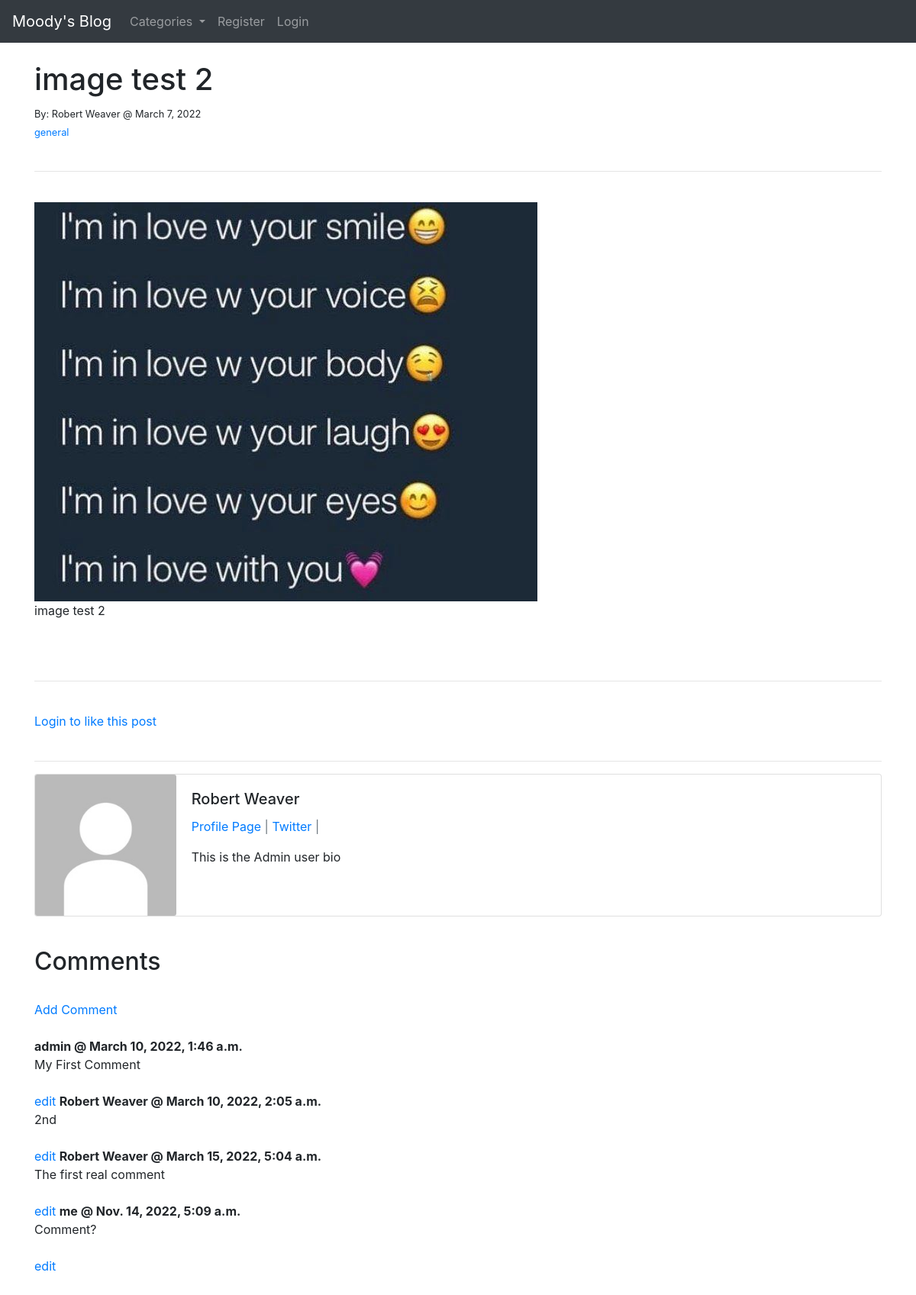
The page /post/admin/14/ on the database its author committed.
### theblog/models.py (models this page shows, shortened)
class Post(models.Model):
    title = models.CharField(max_length=255, blank=True)
    header_image = models.ImageField(null=True, blank=True, upload_to='images/')
    title_tag = models.CharField(max_length=255)
    author = models.ForeignKey(User, on_delete=models.CASCADE)
    body = RichTextField(blank=True, null=True)
    post_date = models.DateField(auto_now_add=True)
    category = models.CharField(max_length=255, default='general')
    snippet = models.CharField(max_length=255)
    likes = models.ManyToManyField(User, related_name='blog_posts')
    def total_likes(self):
        return self.likes.count()

class Profile(models.Model):
    user = models.OneToOneField(User, null=True, on_delete=models.CASCADE)
    bio = models.TextField()
    profile_pic = models.ImageField(null=True, blank=True, upload_to='images/profile_pics/')
    website_url = models.CharField(max_length=255, null=True, blank=True)
    facebook_url = models.CharField(max_length=255, null=True, blank=True)
    twitter_url = models.CharField(max_length=255, null=True, blank=True)
    instagram_url = models.CharField(max_length=255, null=True, blank=True)

class Comment(models.Model):
    post = models.ForeignKey(Post, related_name="comments", on_delete=models.CASCADE)
    name = models.CharField(max_length=255)
    body = models.TextField()
    date_added = models.DateTimeField(auto_now_add=True)

### theblog/views.py (the view)
# urls.py: path('post/<str:author>/<int:pk>/', ArticleDetailView.as_view(), name="article-detail"),
class ArticleDetailView(DetailView):
    model = Post
    template_name = 'article_details.html'
    def get_context_data(self, *args, **kwargs):
        cat_menu = Category.objects.all()
        stuff = get_object_or_404(Post, id=self.kwargs['pk'])
        total_likes = stuff.total_likes()
        liked = False
        if stuff.likes.filter(id=self.request.user.id).exists():
            liked = True
        context = super(ArticleDetailView, self).get_context_data(*args, **kwargs)
        context["cat_menu"] = cat_menu
        context['total_likes'] = total_likes
        context['liked'] = liked
        return context
    def get_queryset(self, *args, **kwargs):
        return super().get_queryset(*args, **kwargs).filter(
            author__username=self.kwargs["author"]
        )

### theblog/models.py (called while the page is built)
    def __str__(self):
        return self.name

### theblog/templates/article_details.html (shortened to what this page needs)
{% extends 'base.html' %}
{% load static %}
{% block content %}
    <h1>{{ post.title }}</h1>
    <small>By:
        {{ post.author.first_name }}
        {{ post.author.last_name }} @ {{ post.post_date }} <br/>
        <a href="{% url 'category' post.category|slugify %}">{{ post.category }}</a><br/>
    </small><br/>
    <hr>
    <br />
    {% if post.header_image %}
        <img src="{{ post.header_image.url }}" />
    {% endif %}
    {{ post.body|safe }}
    <br/><br/>
    <hr>
    <br/>
    <form action="{% url 'like_post' post.pk %}" method="POST">
        {% if user.is_authenticated %}
            {% if liked %}
                <button type="submit" class="btn btn-danger btn-sm" name="post_id" value="{{ post.id }}">Unlike</button> - {{ total_likes }} Likes
            {% else %}
                <button type="submit" class="btn btn-primary btn-sm" name="post_id" value="{{ post.id }}">Like</button> - {{ total_likes }} Likes
            {% endif %}
        {% else %}
            <a href="{% url 'login' %}">Login to like this post</a>
        {% endif %}
    </form>
<br/>
<hr>
<div class="card mb-3">
    <div class="row no-gutters">
      <div class="col-md-2">
      {% if post.author.profile.profile_pic %}
        <img src="{{ post.author.profile.profile_pic.url }}" class="card-img">
      {% else %}
        <img src="{% static 'moodyblog/images/default_profile_pic.jpeg' %}" class="card-img" class="card-img">
      {% endif %}
      </div>
      <div class="col-md-10">
        <div class="card-body">
          <h5 class="card-title">{{ post.author.first_name }} {{ post.author.last_name }}</h5>
          <p class="card-text text-muted">
              <a href="{% url 'show_profile_page' post.author.profile.id %}">Profile Page</a> |
              {% if post.author.profile.twitter_url %}
                <a href="{{ post.author.profile.twitter_url }}">Twitter</a> |
              {% endif %}
          </p>
          <p class="card-text">{{ post.author.profile.bio }}</p>
        </div>
      </div>
    </div>
  </div>
  <br/>
  <h2>Comments</h2>
  <br/>
  {% if not post.comments.all %}
      No comments yet.<a href="{% url 'add_comment' post.pk %}">Be the first to comment!</a>
  {% else %}
      <a href="{% url 'add_comment' post.pk %}">Add Comment</a>
      <br/><br/>
      {% for comment in post.comments.all %}
        <strong>{{ comment.name }} @ {{ comment.date_added }}</strong><br/>
        {{ comment.body }}
        <br/><br/>
        <a href="{% url 'edit_comment' post.pk %}">edit</a>
        {% endfor %}
  {% endif %}
  <br/>
  <br/><br/>
{% endblock %}

### rows shown on the page
Post: title "image test 2", author.first_name "Robert", author.last_name "Weaver", post_date "March 7, 2022", category "general", header_image (picture), body "image test 2", author.profile.bio "This is the Admin user bio"
Comment: name "admin", date_added "March 10, 2022, 1:46 a.m.", body "My First Comment"
Comment: name "Robert Weaver", date_added "March 10, 2022, 2:05 a.m.", body "2nd"
Comment: name "Robert Weaver", date_added "March 15, 2022, 5:04 a.m.", body "The first real comment"
Comment: name "me", date_added "Nov. 14, 2022, 5:09 a.m.", body "Comment?"
